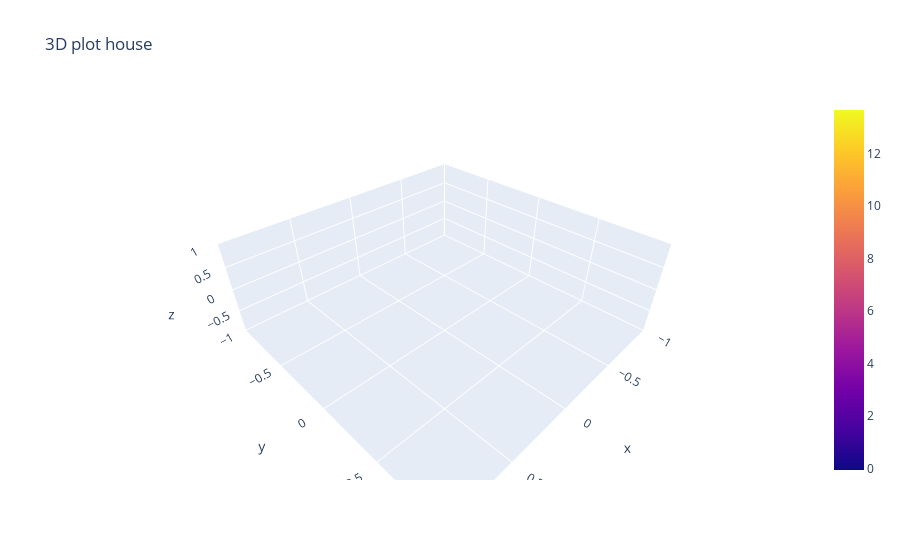

The notebook cell this image was saved under:
### Code cell
import plotly.graph_objects as go

import pandas as pd

# Read data from a csv
z_data = pd.read_csv('chmdata.csv')

fig = go.Figure(data=[go.Surface(x = x_list,
                                 y = z_data['y'].values,
                                 z=z_data['z'].values)])

fig.update_layout(title='3D plot house')

fig.show()

#Using mesh instead of surface

### Figure 1 — Plotly figure (JSON) as saved in the notebook; plotly's stock layout.template omitted (floating-point values rounded to 4 significant figures; data arrays with more than 128 entries replaced by an {"elided": "..."} marker saying what was removed)
{"data": [{"type": "surface", "x": {"elided": "1600 int values"}, "y": {"elided": "1600 int values"}, "z": {"elided": "1600 float values"}}], "layout": {"title": {"text": "3D plot house"}}}
